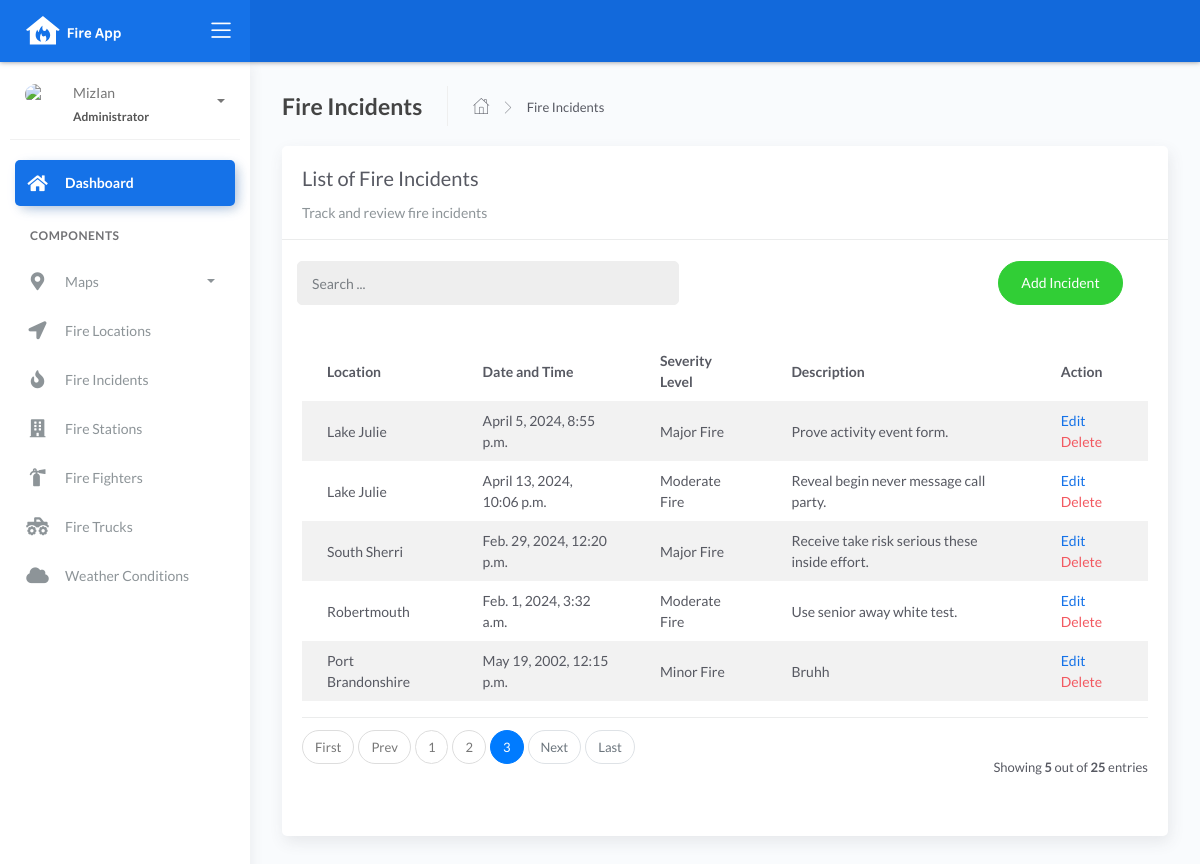
The app's page /incident_list?page=3, older data.
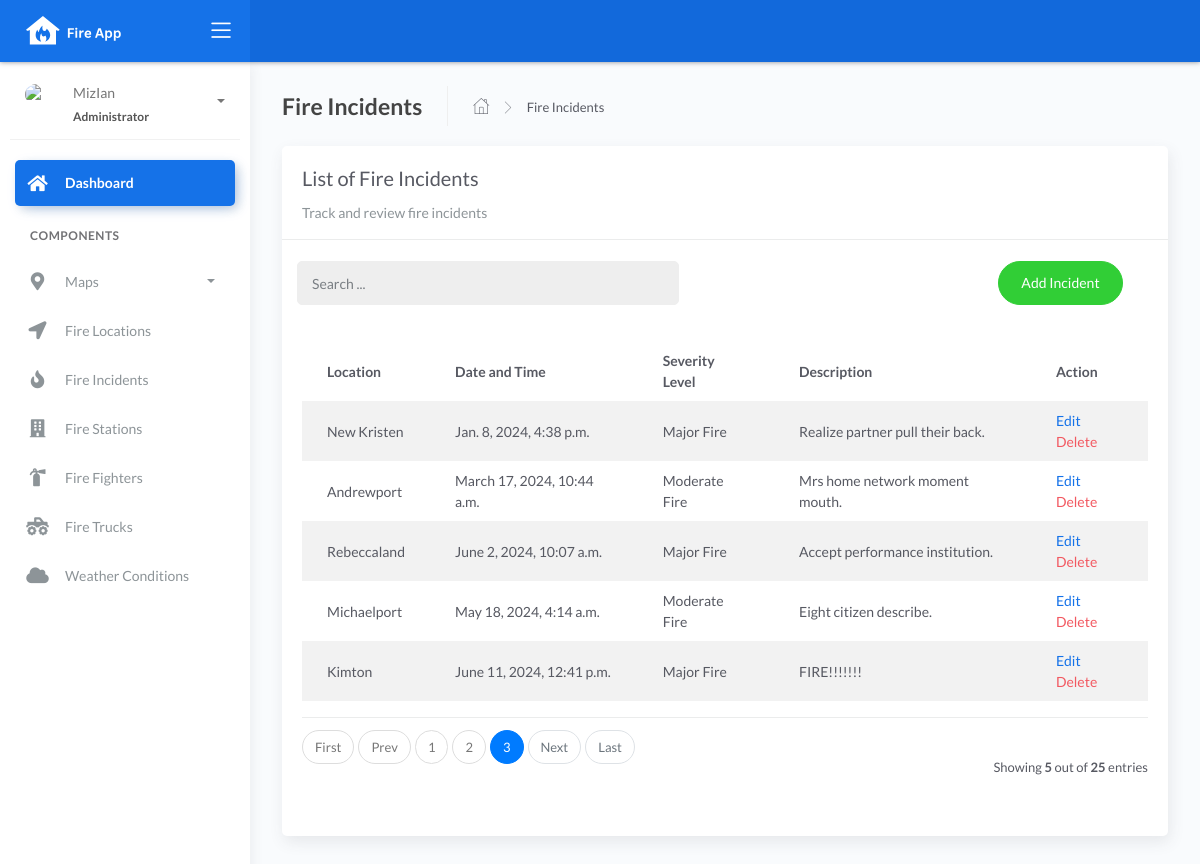
The same page, newer data.
### fire/models.py (models this page shows, shortened)
class BaseModel(models.Model):
    created_at = models.DateTimeField(auto_now_add=True, db_index=True)
    updated_at = models.DateTimeField(auto_now=True)
    class Meta:
        abstract = True

class Incident(BaseModel):
    SEVERITY_CHOICES = (
        ('Minor Fire', 'Minor Fire'),
        ('Moderate Fire', 'Moderate Fire'),
        ('Major Fire', 'Major Fire'),
    )
    location = models.ForeignKey(Locations, on_delete=models.CASCADE)
    date_time = models.DateTimeField(blank=True, null=True)
    severity_level = models.CharField(max_length=45, choices=SEVERITY_CHOICES)
    description = models.CharField(max_length=250)

class Locations(BaseModel):
    name = models.CharField(max_length=150)
    latitude = models.DecimalField(
        max_digits=22, decimal_places=16, null=True, blank=True)
    longitude = models.DecimalField(
        max_digits=22, decimal_places=16, null=True, blank=True)
    address = models.CharField(max_length=150)
    city = models.CharField(max_length=150)  # can be in separate table
    country = models.CharField(max_length=150)  # can be in separate table
    def __str__(self):
        return f"{self.name}"

### fire/views.py (the view)
# urls.py: path('incident_list', IncidentList.as_view(), name='incident-list'),
class IncidentList(ListView):
    model = Incident
    context_object_name = 'incident'
    template_name = "incident_list.html"
    paginate_by = 10
    def get_queryset(self, *args, **kwargs):
         qs = super(IncidentList, self).get_queryset(*args, **kwargs)
         if self.request.GET.get("q") != None:
             query = self.request.GET.get('q')
             qs = qs.filter(Q(location__name__icontains=query) |
                            Q(severity_level__icontains=query) |
                            Q(description__icontains=query))
         return qs

### templates/incident_list.html (shortened to what this page needs)
{% extends 'base.html' %} {% load static %} {% block content %}
<div class="content">
    <div class="page-inner">
        <div class="page-header">
            <h4 class="page-title">Fire Incidents</h4>
            <ul class="breadcrumbs">
                <li class="nav-home">
                    <a href="{%url 'dashboard-chart' %}">
                    <i class="flaticon-home"></i>
                    </a>
                </li>
                <li class="separator">
                    <i class="flaticon-right-arrow"></i>
                </li>
                <li class="nav-item">
                    <a href="#">Fire Incidents</a>
                </li>
            </ul>
        </div>
        <div class="row">
            <div class="col-md-12">
                <div class="card">
                    <div class="card-header">
                        <div class="card-title">List of Fire Incidents</div>
                        <div class="card-category">Track and review fire incidents</div>
                    </div>
                    <br>
                        <div class="col-md-12 row">
                            <div class="col-md-6">
                                <form class="navbar-left navbar-form nav-search mr-md-3" action="{% url 'incident-list' %}">
                                    <div class="input-group">
                                        <input type="text" placeholder="Search ..." class="form-control" name="q">
                                        <div class="input-group-append">
                                        <span class="input-group-text">
                                        </span>
                                        </div>
                                    </div>
                                </form>
                            </div>
                            <div class="col-md-6">
                                <div class="pull-right">
                                    <a href="{% url 'incident-add'%}" class="btn btn-success btn-rounded">Add Incident</a>
                                </div>
                            </div>
                        </div>
                    <div class="card-body">
                        <table class="table table-striped mt-3">
                            <thead>
                                <tr>
                                    <th scope="col">Location</th>
                                    <th scope="col">Date and Time</th>
                                    <th scope="col">Severity Level</th>
                                    <th scope="col">Description</th>
                                    <th scope="col">Action</th>
                                </tr>
                            </thead>
                            <tbody>
                                {% for object in object_list %}
                                <tr>
                                    <td>{{ object.location }}</td>
                                    <td>{{ object.date_time }}</td>
                                    <td>{{ object.severity_level }}</td>
                                    <td>{{ object.description }}</td>
                                    <td>
                                        <a href="incident_list/edit/{{ object.id }}">Edit</a>
                                        <a href="incident_list/delete/{{ object.id }}" class="text-danger">Delete</a>
                                    </td>
                                </tr>
                                {% empty %}
                                <tr>
                                    <td colspan="4" style="text-align: center">
                                    <p class="text-sm font-weight-bold mb-0">No Records Found</p>
                                    </td>
                                </tr>
                                {% endfor %}
                            </tbody>
                        </table>
                        {% include 'includes/pagination.html' %}
                    </div>
                </div>
            </div>
        </div>
    </div>
</div>
{% endblock %}

Row changes from the older to the newer data that the page shows:
removed Incident: location "Lake Julie", date_time "April 5, 2024, 8:55 p.m.", severity_level "Major Fire", description "Prove activity event form."
removed Incident: location "Lake Julie", date_time "April 13, 2024, 10:06 p.m.", severity_level "Moderate Fire", description "Reveal begin never message call party."
removed Incident: location "South Sherri", date_time "Feb. 29, 2024, 12:20 p.m.", severity_level "Major Fire", description "Receive take risk serious these inside effort."
removed Incident: location "Robertmouth", date_time "Feb. 1, 2024, 3:32 a.m.", severity_level "Moderate Fire", description "Use senior away white test."
removed Incident: location "Port Brandonshire", date_time "May 19, 2002, 12:15 p.m.", severity_level "Minor Fire", description "Bruhh"
added Incident: location "New Kristen", date_time "Jan. 8, 2024, 4:38 p.m.", severity_level "Major Fire", description "Realize partner pull their back."
added Incident: location "Andrewport", date_time "March 17, 2024, 10:44 a.m.", severity_level "Moderate Fire", description "Mrs home network moment mouth."
added Incident: location "Rebeccaland", date_time "June 2, 2024, 10:07 a.m.", severity_level "Major Fire", description "Accept performance institution."
added Incident: location "Michaelport", date_time "May 18, 2024, 4:14 a.m.", severity_level "Moderate Fire", description "Eight citizen describe."
added Incident: location "Kimton", date_time "June 11, 2024, 12:41 p.m.", severity_level "Major Fire", description "FIRE!!!!!!!"
